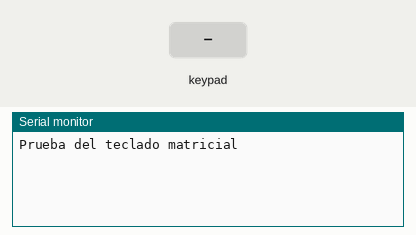
Recording of a sketch running on a simulated Arduino Uno, built with avr-gcc and run on an emulated ATmega328P. Parts: the last lines printed to the serial monitor. The test bench sets the inputs (shaded band).

Above: at 1.2 s.
1.3 s: key '1' pressed
At 2.5 s:
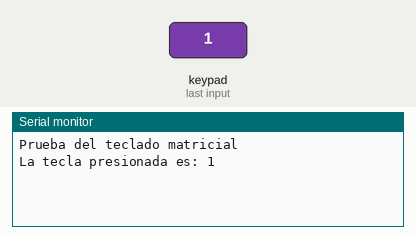
2.8 s: keypad keys 1 2 # pressed 0.4 s apart
At 4.7 s:
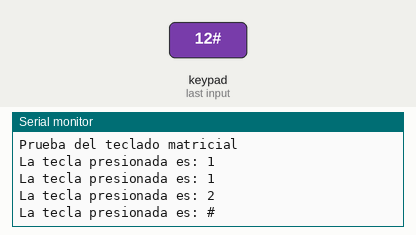
5.5 s: key 'A' pressed
At 5.9 s:
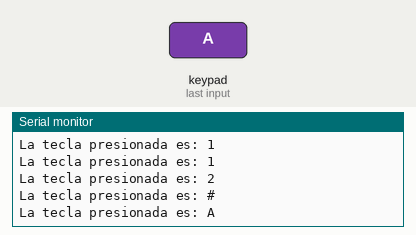
7.0 s: keypad keys 1 2 * pressed 0.4 s apart
At 9.0 s:
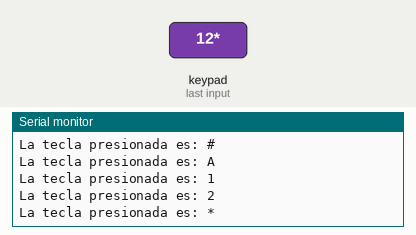
9.7 s: key 'B' pressed
At 10.3 s:
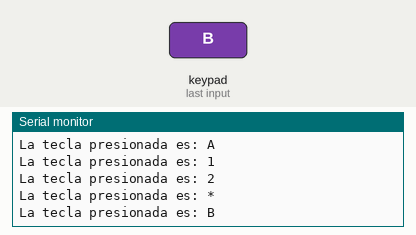
11.2 s: keypad keys 1 2 D pressed 0.4 s apart
At 13.5 s:
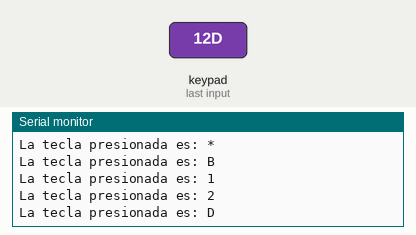

Measured:
- after the input at 1.3 s, the serial monitor: prints a new line at once (image 1)
- after the input at 2.8 s, the serial monitor: prints a new line after 0.40 s (image 2)
- after the input at 5.5 s, the serial monitor: prints a new line at once (image 3)
- after the input at 7.0 s, the serial monitor: prints a new line at once (image 4)
- after the input at 9.7 s, the serial monitor: prints a new line at once (image 5)
- after the input at 11.2 s, the serial monitor: prints a new line at once (image 6)

The sketch:

Como_usar_el_teclado_matricial.ino
```cpp
/*
   Fundacion Kinal
   Centro educativo tecnico laboral Kinal
   Quinto perito
   Quinto electronica
   Codigo Tecnico: EB5AM / EB5AV
   Curso: Taller de electronica digital y reparacion de computadoras I
   Proyecto: Como leer un pulsador
   Dev: Profe. Alejandro Lopez Navas
   Fecha: 14 de abril
*/

//Librerias
#include <Keypad.h>    //Libreria que me permite usar el teclado matricial.

//Macros o directivas de preprocesador
#define filas_teclado 4   //cantidad de filas que posee el teclado matricial.
#define columnas_teclado 4 //cantidad de columnas que posee el teclado matricial.
#define f1_teclado 2  //pin2 conectado a la fila 1
#define f2_teclado 3  //pin3 conectado a la fila 2
#define f3_teclado 4  //pin4 conectado a la fila 3
#define f4_teclado 5  //pin5 conectado a la fila 4
#define c1_teclado 6  //pin6 conectado a la columna 1
#define c2_teclado 7  //pin7 conectado a la columna 2
#define c3_teclado 8  //pin8 conectado a la columna 3
#define c4_teclado 9  //pin9 conectado a la columna 4


//Creo una matriz led con la disposicion fisica de las teclas
char keys[filas_teclado][columnas_teclado] = {
  {'1','2','3','A'},
  {'4','5','6','B'},
  {'7','8','9','C'},
  {'*','0','#','D'}
};

//Arreglos en los que defino los pines a utilizar, tanto para las columnas como para las filas
byte pines_filas[filas_teclado] = {f1_teclado,f2_teclado,f3_teclado,f4_teclado};
byte pines_columnas[columnas_teclado] = {c1_teclado,c2_teclado,c3_teclado,c4_teclado};


//Creo el constructor para poder usar el teclado matricial.
Keypad teclado_profe = Keypad( makeKeymap(keys), pines_filas, pines_columnas, filas_teclado,columnas_teclado);

void setup()
{
  Serial.begin(9600);    //Inicio la comunicacion serial.
  Serial.println("Prueba del teclado matricial");   //Envio de mensaje
}

void loop()
{

  char tecla = teclado_profe.getKey();  //Obtengo la tecla que presione


  //Si alguna tecla ha sido presionada
  if(tecla)
  {
    Serial.print("La tecla presionada es: ");   //Envio el mensaje
    Serial.println(tecla);    //Muestro por la terminal la tecla presionada
  }
}
```
